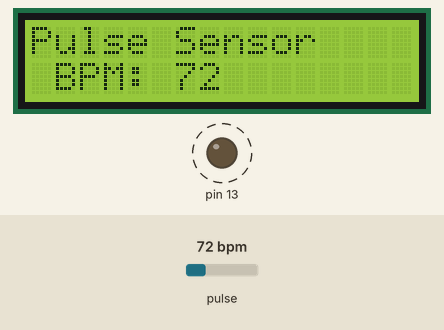
Recording of a sketch running on a simulated Arduino Uno, built with avr-gcc and run on an emulated ATmega328P. Shown: 16×2 character LCD, output pins drawn as LEDs (lit = HIGH). Dashed ring = blinking. Inputs (shaded band) come from the test bench; at power-on: pulse 72 bpm. What the sketch prints to the serial monitor is not drawn.

Above: at 2.2 s.
2.3 s: pulse set to 42 bpm
At 4.5 s:
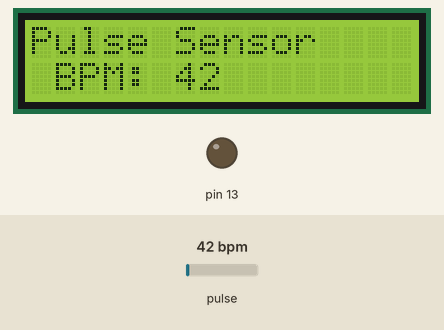
5.0 s: pulse set to 100 bpm
At 5.53 s:
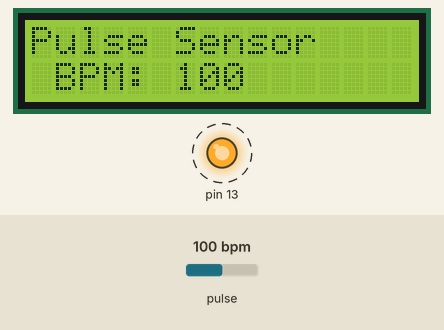
6.9 s: pulse set to 70 bpm
At 8.2 s:
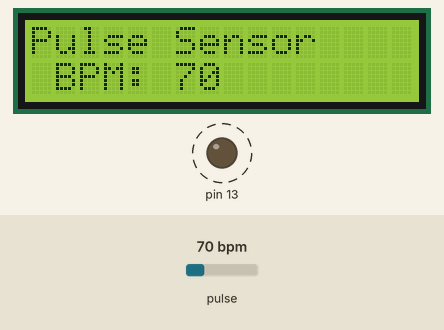
Timing chart, 0 to 15.2 s (numbered marks = the images above; inputs shaded):
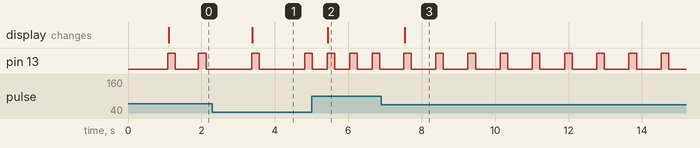

Measured:
- after the input at 2.3 s, the display: changes after 1.1 s (image 1)
- after the input at 5.0 s, the display: changes after 0.45 s (image 2)
- after the input at 6.9 s, pin 13: alternates HIGH for 0.21 s and LOW for 0.67 s, starting after 0.61 s; the display: changes after 0.63 s (image 3)

The sketch:

lcd1602a_i2c_heartrate.ino
```cpp
/*
     Arduino Examples:LiquidCrystal LCD1602A I2C

*/

#include <Wire.h>
#include <LiquidCrystal_I2C.h>

LiquidCrystal_I2C lcd(0x27,16,2);  //配置LCD地址及行列

#define USE_ARDUINO_INTERRUPTS true  // Set-up low-level interrupts for most acurate BPM math
#include <PulseSensorPlayground.h>   // Includes the PulseSensorPlayground Library

const int PulseWire = 0;  // 'S' Signal pin connected to A000
const int LED13 = 13;     // The on-board Arduino LED
int Threshold = 550;      // Determine which Signal to "count as a beat" and which to ignore

PulseSensorPlayground pulseSensor;  // Creates an object

void setup() {
  Serial.begin(9600);

  // Configure the PulseSensor object, by assigning our variables to it
  pulseSensor.analogInput(PulseWire);
  pulseSensor.blinkOnPulse(LED13);  // Blink on-board LED with heartbeat
  pulseSensor.setThreshold(Threshold);

  // Double-check the "pulseSensor" object was created and began seeing a signal
  if (pulseSensor.begin()) {
    Serial.println("PulseSensor object created!");
  }
   lcd.init(); //初始化LCD
   lcd.backlight(); //打开背光
   lcd.setCursor(0,0);//设置显示位置
   lcd.print("Pulse Sensor");
   lcd.setCursor(0,1);//设置显示位置
   lcd.print(" BPM: ");
   delay(1000);
}


void loop() {
  int myBPM = pulseSensor.getBeatsPerMinute();     // Calculates BPM
  if (pulseSensor.sawStartOfBeat()) {              // Constantly test to see if a beat happened
    Serial.println("A HeartBeat Happened ! ");     // If true, print a message
    Serial.print("BPM: ");
    Serial.println(myBPM);
    lcd.clear();
    lcd.setCursor(0, 0);
    lcd.print("Pulse Sensor ");
    lcd.setCursor(0, 1);
    lcd.print(" BPM: ");
    lcd.print(myBPM);  // Print the BPM value
  }
  delay(20);
}
```
